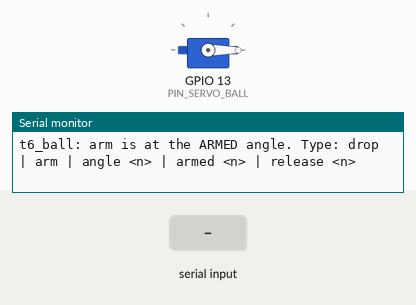
Simulated run of this sketch. Board: ESP32. Shown: servo, the last lines printed to the serial monitor. The test bench sets the inputs (shaded band).

Above: at 1.5 s.
1.6 s: "drop\n" received over Serial
At 2.5 s:
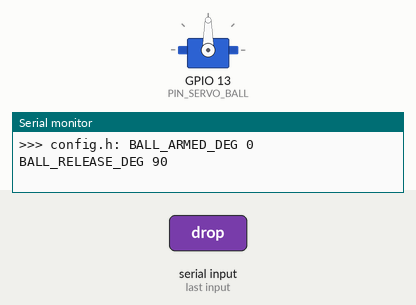
3.1 s: "angle  45\n" received over Serial
At 3.5 s:
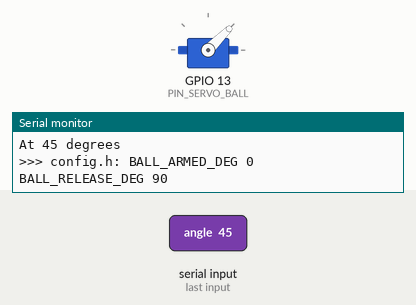
4.6 s: "angle 90\n" received over Serial
At 5.8 s:
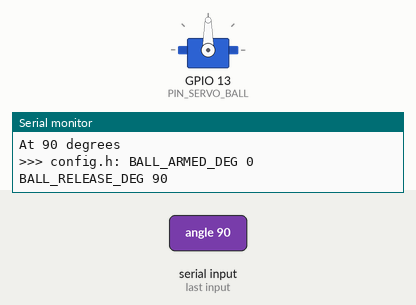
6.1 s: "armed  45\n" received over Serial
At 6.9 s:
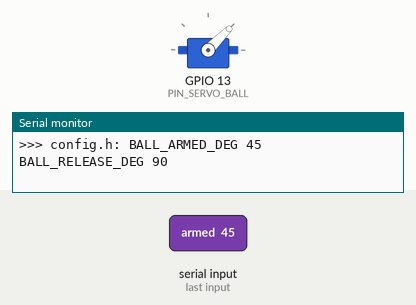
Timing chart, 0 to 8.6 s (numbered marks = the images above; inputs shaded):
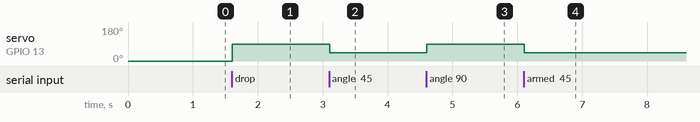

Measured:
- after the input at 1.6 s, servo on GPIO 13 (PIN_SERVO_BALL): 0° → 90° at once
- after the input at 3.1 s, servo on GPIO 13 (PIN_SERVO_BALL): 90° → 45° at once
- after the input at 4.6 s, servo on GPIO 13 (PIN_SERVO_BALL): 45° → 90° at once
- after the input at 6.1 s, servo on GPIO 13 (PIN_SERVO_BALL): 90° → 45° at once

The sketch:

t6_ball.ino
```cpp
// Stage 6 (WIRING.md): fire ball servo. Serial Monitor at 115200.
// Library: ESP32Servo.  START WITH NO BALL ON THE ARM.
// Type:  drop = go to the release angle     arm = back to the armed angle
//        angle 40 = go to 40 degrees        armed 0 / release 90 = set the two angles
#include <ESP32Servo.h>
#define PIN_SERVO_BALL 13

Servo ball;
int armedDeg = 0, releaseDeg = 90, drops = 0;

void setup() {
  Serial.begin(115200);
  delay(300);
  ball.setPeriodHertz(50);
  ball.attach(PIN_SERVO_BALL, 500, 2400);
  ball.write(armedDeg);
  Serial.println("\nt6_ball: arm is at the ARMED angle. Type: drop | arm | angle <n> | armed <n> | release <n>");
}

void loop() {
  if (!Serial.available()) { delay(10); return; }
  String s = Serial.readStringUntil('\n');
  s.trim();
  int n = constrain(s.substring(s.indexOf(' ') + 1).toInt(), 0, 180);
  if (s == "drop")                   { ball.write(releaseDeg); Serial.printf("Drop %d: did the ball fall? yes = PASS, no = FAIL\n", ++drops); }
  else if (s == "arm")               { ball.write(armedDeg);   Serial.println("Armed: hang the net again"); }
  else if (s.startsWith("angle "))   { ball.write(n);          Serial.printf("At %d degrees\n", n); }
  else if (s.startsWith("armed "))   { armedDeg = n; ball.write(n); }
  else if (s.startsWith("release ")) { releaseDeg = n; }
  Serial.printf(">>> config.h: BALL_ARMED_DEG %d  BALL_RELEASE_DEG %d\n", armedDeg, releaseDeg);
}
```
